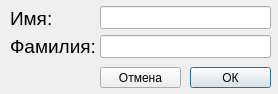
<?xml version="1.0" encoding="UTF-8"?>
<ui version="4.0">
 <class>RegForm</class>
 <widget class="QDialog" name="RegForm">
  <property name="geometry">
   <rect>
    <x>0</x>
    <y>0</y>
    <width>278</width>
    <height>94</height>
   </rect>
  </property>
  <property name="windowTitle">
   <string>Регистрация</string>
  </property>
  <widget class="QLabel" name="label">
   <property name="geometry">
    <rect>
     <x>10</x>
     <y>10</y>
     <width>51</width>
     <height>16</height>
    </rect>
   </property>
   <property name="font">
    <font>
     <pointsize>14</pointsize>
    </font>
   </property>
   <property name="text">
    <string>Имя:</string>
   </property>
  </widget>
  <widget class="QLabel" name="label_2">
   <property name="geometry">
    <rect>
     <x>10</x>
     <y>38</y>
     <width>91</width>
     <height>16</height>
    </rect>
   </property>
   <property name="font">
    <font>
     <pointsize>14</pointsize>
    </font>
   </property>
   <property name="text">
    <string>Фамилия:</string>
   </property>
  </widget>
  <widget class="QLineEdit" name="lineEdit">
   <property name="geometry">
    <rect>
     <x>100</x>
     <y>6</y>
     <width>171</width>
     <height>23</height>
    </rect>
   </property>
   <property name="font">
    <font>
     <pointsize>14</pointsize>
    </font>
   </property>
   <property name="text">
    <string/>
   </property>
  </widget>
  <widget class="QLineEdit" name="lineEdit_2">
   <property name="geometry">
    <rect>
     <x>100</x>
     <y>35</y>
     <width>171</width>
     <height>23</height>
    </rect>
   </property>
   <property name="font">
    <font>
     <pointsize>14</pointsize>
    </font>
   </property>
   <property name="text">
    <string/>
   </property>
  </widget>
  <widget class="QPushButton" name="pushButton">
   <property name="geometry">
    <rect>
     <x>190</x>
     <y>67</y>
     <width>81</width>
     <height>21</height>
    </rect>
   </property>
   <property name="text">
    <string>ОК</string>
   </property>
  </widget>
  <widget class="QPushButton" name="pushButton_2">
   <property name="geometry">
    <rect>
     <x>100</x>
     <y>67</y>
     <width>81</width>
     <height>21</height>
    </rect>
   </property>
   <property name="text">
    <string>Отмена</string>
   </property>
  </widget>
 </widget>
 <resources/>
 <connections/>
</ui>
